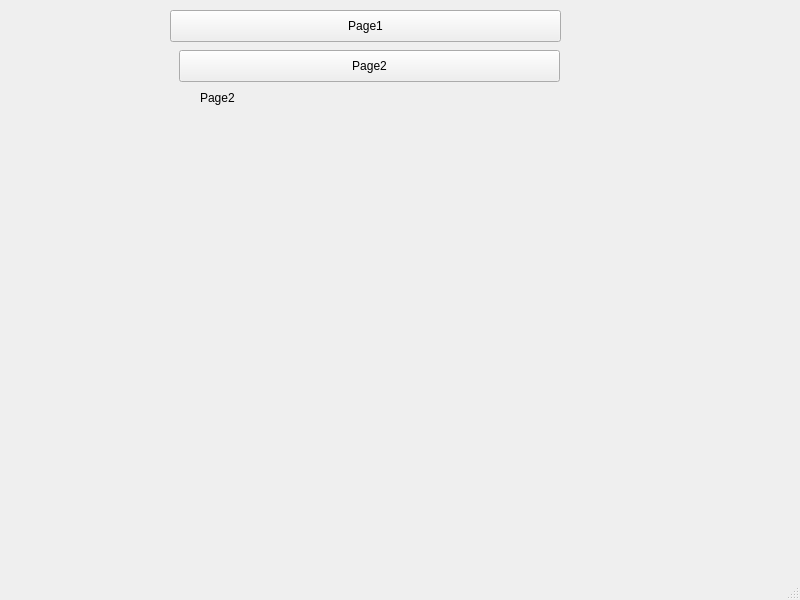
<?xml version="1.0" encoding="UTF-8"?>
<ui version="4.0">
 <class>MainWindow</class>
 <widget class="QMainWindow" name="MainWindow">
  <property name="geometry">
   <rect>
    <x>0</x>
    <y>0</y>
    <width>800</width>
    <height>600</height>
   </rect>
  </property>
  <property name="windowTitle">
   <string>MainWindow</string>
  </property>
  <widget class="QWidget" name="centralwidget">
   <widget class="QStackedWidget" name="stackedWidget">
    <property name="geometry">
     <rect>
      <x>100</x>
      <y>10</y>
      <width>551</width>
      <height>231</height>
     </rect>
    </property>
    <property name="currentIndex">
     <number>1</number>
    </property>
    <widget class="QWidget" name="page">
     <widget class="QLabel" name="label_2">
      <property name="geometry">
       <rect>
        <x>50</x>
        <y>40</y>
        <width>58</width>
        <height>16</height>
       </rect>
      </property>
      <property name="text">
       <string>Page1</string>
      </property>
     </widget>
    </widget>
    <widget class="QWidget" name="page_2">
     <widget class="QLabel" name="label">
      <property name="geometry">
       <rect>
        <x>100</x>
        <y>80</y>
        <width>58</width>
        <height>16</height>
       </rect>
      </property>
      <property name="text">
       <string>Page2</string>
      </property>
     </widget>
     <widget class="QPushButton" name="pushButton">
      <property name="geometry">
       <rect>
        <x>70</x>
        <y>0</y>
        <width>391</width>
        <height>32</height>
       </rect>
      </property>
      <property name="text">
       <string>Page1</string>
      </property>
     </widget>
     <widget class="QPushButton" name="pushButton_2">
      <property name="geometry">
       <rect>
        <x>79</x>
        <y>40</y>
        <width>381</width>
        <height>32</height>
       </rect>
      </property>
      <property name="text">
       <string>Page2</string>
      </property>
     </widget>
    </widget>
   </widget>
  </widget>
  <widget class="QMenuBar" name="menubar">
   <property name="geometry">
    <rect>
     <x>0</x>
     <y>0</y>
     <width>800</width>
     <height>24</height>
    </rect>
   </property>
  </widget>
  <widget class="QStatusBar" name="statusbar"/>
 </widget>
 <resources/>
 <connections/>
</ui>
